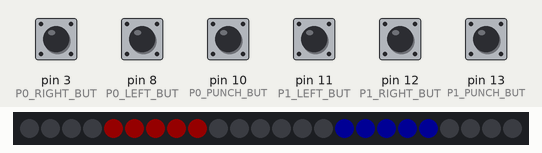
This program was run on a simulated Arduino Uno, built with avr-gcc and run on an emulated ATmega328P. On the bench: 24 RGB LEDs in strip order, left to right. The test bench sets the inputs (shaded band); at power-on: pin 3 (P0_RIGHT_BUT), pin 8 (P0_LEFT_BUT), pin 10 (P0_PUNCH_BUT), pin 11 (P1_LEFT_BUT), pin 12 (P1_RIGHT_BUT), pin 13 (P1_PUNCH_BUT) HIGH. Dim RGB values are drawn brighter than linear.

Above: at 1.2 s.
1.3 s: pin 3 (P0_RIGHT_BUT) pulled LOW for 1 s
At 2.5 s:
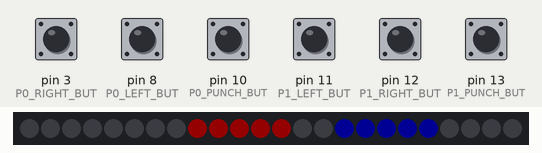
3.8 s: pin 11 (P1_LEFT_BUT) pulled LOW for 1 s
At 5.7 s:
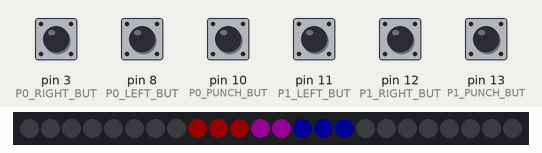
6.3 s: pin 3 (P0_RIGHT_BUT) pulled LOW for 1 s
At 7.06 s:
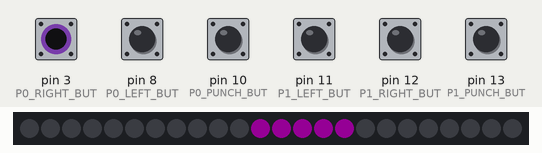
8.8 s: pin 10 (P0_PUNCH_BUT) pulled LOW for 0.15 s
At 9.8 s:
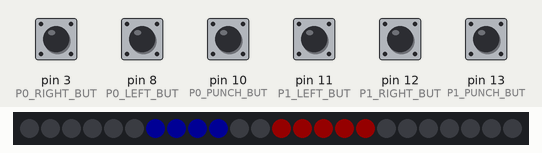
10.4 s: pin 8 (P0_LEFT_BUT) pulled LOW for 0.15 s
At 10.9 s:
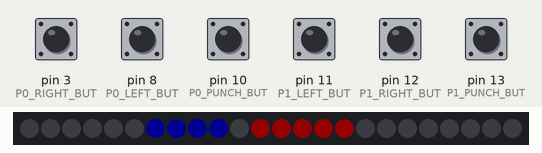
12.0 s: pin 12 (P1_RIGHT_BUT) pulled LOW for 0.15 s
At 13.3 s:
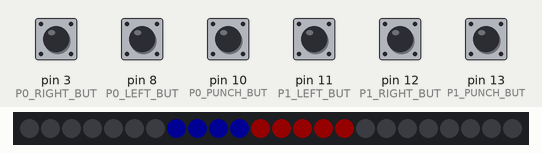
Timing chart, 0 to 14.6 s (numbered marks = the images above; inputs shaded):
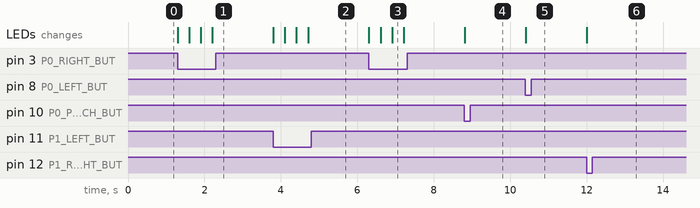

The program:

main.cpp
```cpp
#include <Arduino.h>
#include <FastLED.h>

#define N_LEDS 24

#define EMPTY 0

#define P0_LEFT_BUT 8
#define P0_RIGHT_BUT 3
#define P0_PUNCH_BUT 10
#define P1_LEFT_BUT 11
#define P1_RIGHT_BUT 12
#define P1_PUNCH_BUT 13

CRGB leds[N_LEDS];

typedef struct {
    int pos;
    int len;
    unsigned long last_move;
    bool holding_punch;
} player;

player players[2] = {
    { .pos = 4, .len = 5, .last_move = 0, .holding_punch = false },
    { .pos = 15, .len = 5, .last_move = 0, .holding_punch = false },
};

void flush() {
    for (int i = 0; i < N_LEDS; ++i)
        leds[i] = CRGB::Black;

    for (int j = players[0].pos; j < players[0].pos + players[0].len; ++j)
        leds[j % N_LEDS] += CRGB(20,0,0);
    for (int j = players[1].pos; j < players[1].pos + players[1].len; ++j)
        leds[j % N_LEDS] += CRGB(0,0,20);

    FastLED.show();
}

void win(int winner) {
    CRGB color = (winner == 0) ? CRGB(1,0,0) : CRGB(0,0,1);

    for (int i = 0; i < 20; ++i) {
        for (int i = 0; i < N_LEDS; ++i)
            leds[i] = color;
        FastLED.show();
        delay(50);
        for (int i = 0; i < N_LEDS; ++i)
            leds[i] = CRGB::Black;
        FastLED.show();
        delay(50);
    }

    players[0] = { .pos = 4, .len = 5, .last_move = 0, .holding_punch = false };
    players[1] = { .pos = 15, .len = 5, .last_move = 0, .holding_punch = false };
}

void moveLeft(int playerNum) {
    player& p = players[playerNum];
    if (p.pos == 0) { // wrap
        p.pos = N_LEDS-1;
    } else {
        p.pos--;
    }
}

void moveRight(int playerNum) {
    player& p = players[playerNum];
    if (p.pos == N_LEDS - 1) { // wrap
        p.pos = 0;
    } else {
        p.pos++;
    }
}

void punch(int attacker) {
    int victim = (attacker == 0) ? 1 : 0;
    player& a = players[attacker];
    player& v = players[victim];

    if (((v.pos + v.len >= N_LEDS || v.pos <= a.pos) && a.pos < v.pos + v.len) // a start in v
     || ((a.pos + a.len >= N_LEDS || a.pos <= v.pos) && v.pos < a.pos + a.len) // v start in a
     || (v.pos + v.len) % N_LEDS == a.pos
     || (a.pos + a.len) % N_LEDS == v.pos)
    {
        v.len--;

        if (a.pos < v.pos) { // move v right
            int steps = (a.pos + a.len) - v.pos + 2;
            v.pos += steps;
            v.pos %= N_LEDS;
        } else { // move v left
            int steps = v.len - (a.pos - v.pos) + 2;
            v.pos -= steps;
            if (v.pos < 0)
                v.pos += N_LEDS;
        }
    }
}

void setup() {
    pinMode(P0_LEFT_BUT, INPUT_PULLUP);
    pinMode(P0_RIGHT_BUT, INPUT_PULLUP);
    pinMode(P0_PUNCH_BUT, INPUT_PULLUP);
    pinMode(P1_LEFT_BUT, INPUT_PULLUP);
    pinMode(P1_RIGHT_BUT, INPUT_PULLUP);
    pinMode(P1_PUNCH_BUT, INPUT_PULLUP);

    FastLED.addLeds<NEOPIXEL, 2>(leds, N_LEDS);

    flush();
}

void loop() {
    if (millis() - players[0].last_move > 300) {
        if (digitalRead(P0_LEFT_BUT) == LOW) {
            moveLeft(0);
            players[0].last_move = millis();
        }

        if (digitalRead(P0_RIGHT_BUT) == LOW) {
            moveRight(0);
            players[0].last_move = millis();
        }

        if (digitalRead(P0_PUNCH_BUT) == LOW) {
            if (!players[0].holding_punch) {
                punch(0);
                players[0].holding_punch = true;
                players[0].last_move = millis();
            }
        } else {
            players[0].holding_punch = false;
        }
    }

    if (millis() - players[1].last_move > 300) {
        if (digitalRead(P1_LEFT_BUT) == LOW) {
            moveLeft(1);
            players[1].last_move = millis();
        }

        if (digitalRead(P1_RIGHT_BUT) == LOW) {
            moveRight(1);
            players[1].last_move = millis();
        }

        if (digitalRead(P1_PUNCH_BUT) == LOW) {
            if (!players[1].holding_punch) {
                punch(1);
                players[1].holding_punch = true;
                players[1].last_move = millis();
            }
        } else {
            players[1].holding_punch = false;
        }
    }

    flush();

    if (players[0].len == 0) {
        win(1);
    } else if (players[1].len == 0) {
        win(0);
    }
}
```

Measured:
- after the input at 1.3 s, the LEDs: first change at once (image 1 shows a later state)
- after the input at 3.8 s, the LEDs: first change at once (image 2 shows a later state)
- after the input at 6.3 s, the LEDs: first change at once (image 3 shows a later state)
- after the input at 8.8 s, the LEDs: change at once (image 4)
- after the input at 10.4 s, the LEDs: change at once (image 5)
- after the input at 12.0 s, the LEDs: change at once (image 6)
